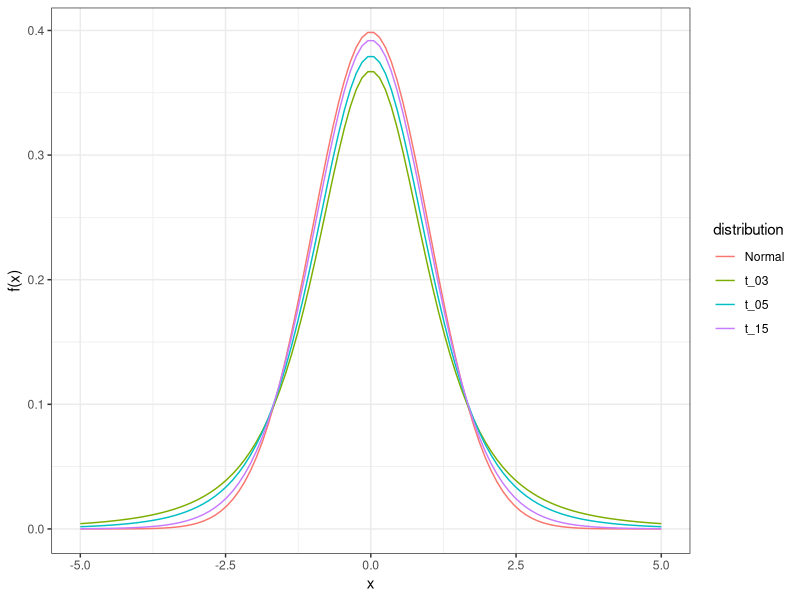
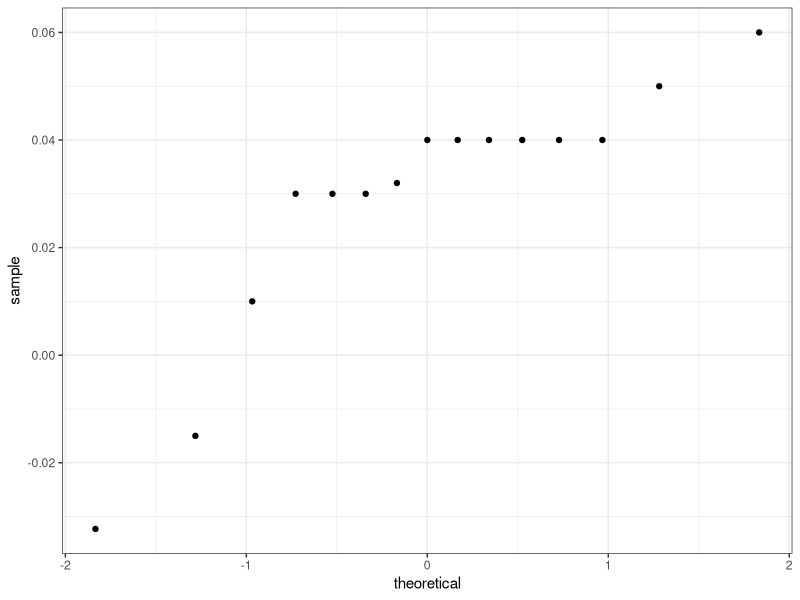

Generate these figures, in order, with R: (Note: this script raises an error after producing the figures.)
## ---- chunk 1
library(tidyverse)
library(dslabs)
ds_theme_set()
polls <- polls_us_election_2016 %>% 
  filter(state == "U.S." & enddate >= "2016-10-31" &
           (grade %in% c("A+","A","A-","B+") | is.na(grade))) %>% 
  mutate(spread = rawpoll_clinton/100 - rawpoll_trump/100)

one_poll_per_pollster <- polls %>% group_by(pollster) %>% 
  filter(enddate == max(enddate)) %>%
  ungroup()
## ---- chunk 2
x <- seq(-5,5, len=100)
data.frame(x=x, Normal = dnorm(x, 0, 1), t_03 = dt(x,3), t_05 = dt(x,5), t_15=dt(x,15)) %>% gather(distribution, f, -x) %>% ggplot(aes(x,f, color = distribution)) + geom_line() +ylab("f(x)")
## ---- chunk 3
one_poll_per_pollster %>%
  ggplot(aes(sample=spread)) + stat_qq()
## ---- chunk 4
z <- qt(0.975,  nrow(one_poll_per_pollster)-1)
one_poll_per_pollster %>% 
  summarize(avg = mean(spread), moe = z*sd(spread)/sqrt(length(spread))) %>% 
  mutate(start = avg - moe, end = avg + moe) 
## ---- chunk 5
qt(0.975, 14)
## ---- chunk 6
qnorm(0.975)
## ---- chunk 7
results %>% filter(state == "Wisconsin")
